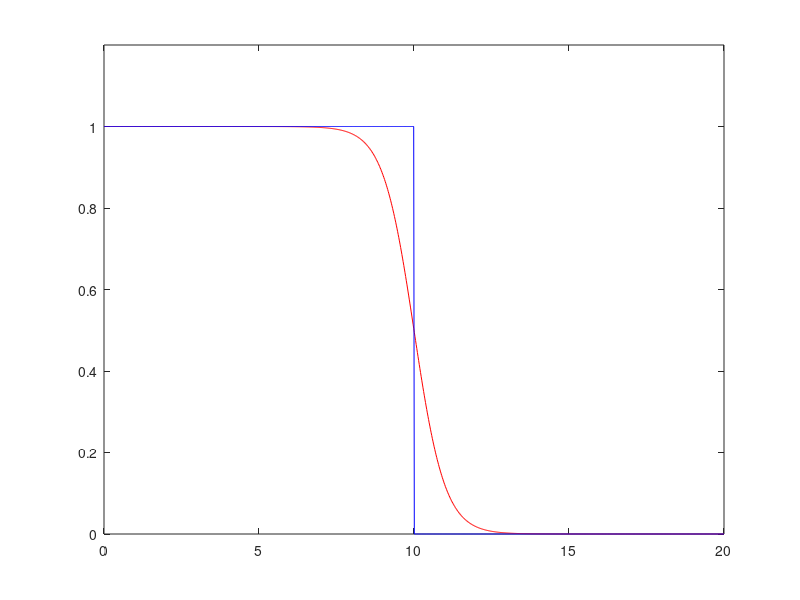

Write the MATLAB code that produced this figure. (Note: this script raises an error after producing the figure.)
clear

r = linspace(0,20,1000);
d = 10;
gamma = 1;

penalty = zeros(length(r),1);
for i = 1:length(r)
    if r(i) < d
        penalty(i) = gamma*(1-(r(i)/d)^2)^3;
    else
        penalty(i) = 0;
    end
end

rho = 1;
penalty_smooth = gamma/2*(1-tanh((r-d)/rho));

penalty_smooth2 = gamma/2*(1-tanh((r-d)/1E-3));

% figure(1)
% plot(r,penalty)
% hold on
% plot(r,penalty_smooth)
% ylim([0,gamma*1.2])
% xline(d,'r--','Exclusion')
% xlabel('Distance between Spacecraft')
% ylabel('penalty')
% legend('Soft Exclusion','Absolute Exclusion')

figure(1)
plot(r,penalty_smooth,'r-')
hold on
plot(r,penalty_smooth2,'b-')
ylim([0,gamma*1.2])
xline(d,'k--','Exclusion Zone')
xlabel('Distance between Spacecraft')
ylabel('Penalty')
legend('Relaxed Exclusion','Strict Exclusion')